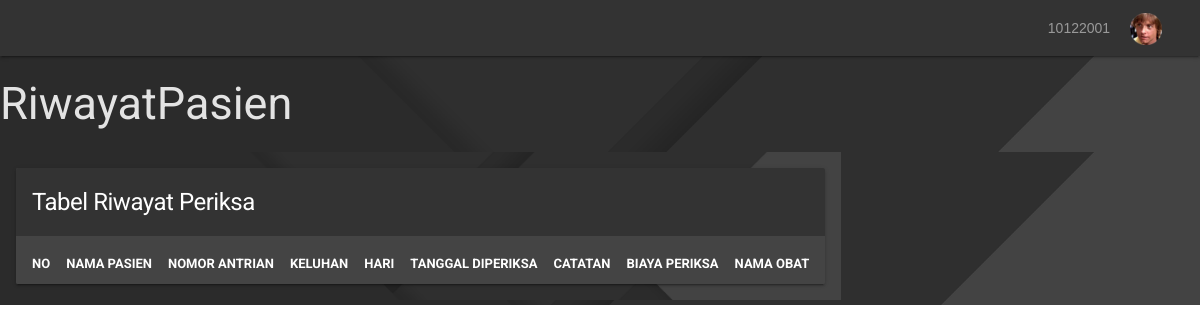
The app's page /dokterdashboard.php?page=riwayatPasien (signed in), older data.
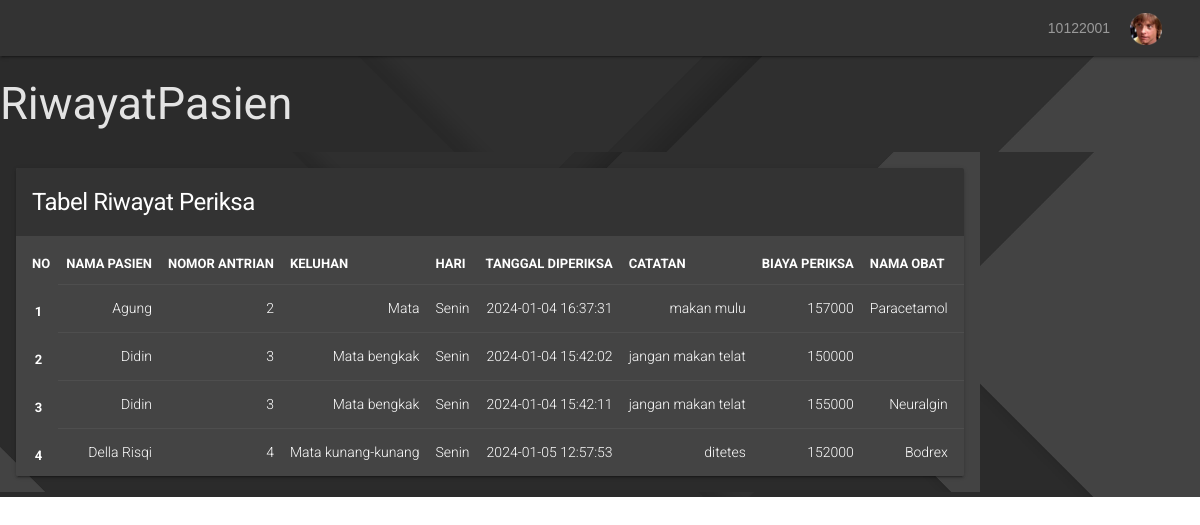
The same page, newer data.
### tables this page shows
CREATE TABLE `daftar_poli` (
  `id` int(11) UNSIGNED NOT NULL,
  `id_pasien` int(11) UNSIGNED NOT NULL,
  `id_jadwal` int(11) UNSIGNED NOT NULL,
  `keluhan` text NOT NULL,
  `no_antrian` int(11) UNSIGNED NOT NULL,
  `tanggal` timestamp NOT NULL DEFAULT current_timestamp() ON UPDATE current_timestamp()
);

CREATE TABLE `pasien` (
  `id` int(11) UNSIGNED NOT NULL,
  `nama` varchar(255) NOT NULL,
  `alamat` varchar(255) NOT NULL,
  `no_ktp` varchar(255) NOT NULL,
  `no_hp` varchar(255) NOT NULL,
  `no_rm` varchar(255) NOT NULL
);

CREATE TABLE `jadwal_periksa` (
  `id` int(11) UNSIGNED NOT NULL,
  `id_dokter` int(11) UNSIGNED NOT NULL,
  `hari` enum('Senin','Selasa','Rabu','Kamis','Jumat','Sabtu') NOT NULL,
  `jam_mulai` time NOT NULL,
  `jam_selesai` time NOT NULL
);

CREATE TABLE `periksa` (
  `id` int(11) UNSIGNED NOT NULL,
  `id_daftar_poli` int(11) UNSIGNED NOT NULL,
  `tgl_periksa` datetime NOT NULL,
  `catatan` text NOT NULL,
  `biaya_periksa` int(11) NOT NULL
);

CREATE TABLE `obat` (
  `id` int(11) UNSIGNED NOT NULL,
  `nama_obat` varchar(50) NOT NULL,
  `kemasan` varchar(35) NOT NULL,
  `harga` int(11) NOT NULL
);

### riwayatPasien.php (the view, shortened to what this page needs)
<main class="mdl-layout__content ">
<div class="mdl-grid ui-tables">
    <div class="mdl-cell mdl-cell--12-col-desktop mdl-cell--12-col-tablet mdl-cell--4-col-phone">
        <div class="mdl-card mdl-shadow--2dp">
            <div class="mdl-card__title">
                <h1 class="mdl-card__title-text">Tabel Riwayat Periksa</h1>
            </div>
            <div class="mdl-card__supporting-text no-padding">
                <table class="mdl-data-table mdl-js-data-table">
                    <thead>
                        <tr>
                            <th class="mdl-data-table__cell--non-numeric">NO</th>
                            <th class="mdl-data-table__cell--non-numeric">NAMA PASIEN</th>
                            <th class="mdl-data-table__cell--non-numeric">NOMOR ANTRIAN</th>
                            <th class="mdl-data-table__cell--non-numeric">KELUHAN</th>
                            <th class="mdl-data-table__cell--non-numeric">HARI</th>
                            <th class="mdl-data-table__cell--non-numeric">TANGGAL DIPERIKSA</th>
                            <th class="mdl-data-table__cell--non-numeric">CATATAN</th>
                            <th class="mdl-data-table__cell--non-numeric">BIAYA PERIKSA</th>
                            <th class="mdl-data-table__cell--non-numeric">NAMA OBAT</th>
                    </thead>
                    <tbody>
                        <?php
                        $id_dokter = $_SESSION['id'];
                        $result = mysqli_query($mysqli, "
                        SELECT daftar_poli.*, pasien.nama AS nama, jadwal_periksa.hari, periksa.tgl_periksa, periksa.catatan, periksa.biaya_periksa, obat.nama_obat AS nama_obat
                        FROM daftar_poli
                        JOIN jadwal_periksa ON daftar_poli.id_jadwal = jadwal_periksa.id
                        JOIN pasien ON daftar_poli.id_pasien = pasien.id
                        LEFT JOIN periksa ON daftar_poli.id = periksa.id_daftar_poli
                        LEFT JOIN detail_periksa ON periksa.id = detail_periksa.id_periksa
                        LEFT JOIN obat ON detail_periksa.id_obat = obat.id
                        WHERE jadwal_periksa.id_dokter = '$id_dokter' AND periksa.id_daftar_poli IS NOT NULL
                        ");
                        $no = 1;
                        while ($data = mysqli_fetch_array($result)) :
                    ?>
                        <tr>
                            <th scope="row"><?php echo $no++ ?></th>
                            <td><?php echo $data['nama'] ?></td>
                            <td><?php echo $data['no_antrian'] ?></td>
                            <td><?php echo $data['keluhan'] ?></td>
                            <td><?php echo $data['hari'] ?></td>
                            <td><?php echo $data['tgl_periksa'] ?></td>
                            <td><?php echo $data['catatan'] ?></td>
                            <td><?php echo $data['biaya_periksa'] ?></td>
                            <td><?php echo $data['nama_obat'] ?></td>
                        </tr>
                        <?php endwhile; ?>
                    </tbody>
                </table>
            </div>
        </div>
    </div>
</div>
</main>

### dokterdashboard.php (shortened to what this page needs)
<!doctype html>
<html lang="en" xmlns="http://www.w3.org/1999/html">
<head>
    <link rel="stylesheet" href="css/lib/getmdl-select.min.css">
    <link rel="stylesheet" href="css/lib/nv.d3.min.css">
    <link rel="stylesheet" href="css/application.min.css">
</head>
<body>
<div class="mdl-layout mdl-js-layout mdl-layout--fixed-drawer mdl-layout--fixed-header is-small-screen">
    <header class="mdl-layout__header">
        <div class="mdl-layout__header-row">
            <?php
                if (isset($_SESSION['nip'])) {
            ?>
            <div class="avatar-dropdown" id="icon">
                <span><?php echo $_SESSION['nip'] ?></span>
                <img src="images/Icon_header.png">
            </div>
            <?php
              }
            ?>
        </div>
    </header>
    <main class="mdl-layout__content">
        <div class="mdl-grid mdl-grid--no-spacing dashboard">
            <div class="mdl-grid mdl-cell mdl-cell--9-col-desktop mdl-cell--12-col-tablet mdl-cell--4-col-phone mdl-cell--top">
                <h2>
                <?php
                                if (isset($_GET['page'])) {
                                    echo ucwords($_GET['page']);
                                } else {
                                    echo "Dashboard";
                                }
                                ?>
                </h2>
            </div>
            <main class="mdl-layout__content ">
            <main role="main" class="container">
                <div class="container-fluid">
                    <?php
                    if (isset($_GET['page'])) {
                        include($_GET['page'] . ".php");
                    } else {
                        echo "<h2>Welcome, Doctor</h2>";
                    }
                    ?>
                </div>
            </main>
</div>
</body>
</html>

Row changes from the older to the newer data that the page shows:
added daftar_poli: id_pasien.nama "Agung", no_antrian "2", keluhan "Mata", id_jadwal.hari "Senin", periksa.tgl_periksa "2024-01-04 16:37:31", periksa.catatan "makan mulu", periksa.biaya_periksa "157000", obat.nama_obat "Paracetamol"
added daftar_poli: id_pasien.nama "Didin", no_antrian "3", keluhan "Mata bengkak", id_jadwal.hari "Senin", periksa.tgl_periksa "2024-01-04 15:42:02", periksa.catatan "jangan makan telat", periksa.biaya_periksa "150000", periksa.tgl_periksa "2024-01-04 15:42:11", periksa.biaya_periksa "155000", obat.nama_obat "Neuralgin"
added daftar_poli: id_pasien.nama "Della Risqi", no_antrian "4", keluhan "Mata kunang-kunang", id_jadwal.hari "Senin", periksa.tgl_periksa "2024-01-05 12:57:53", periksa.catatan "ditetes", periksa.biaya_periksa "152000", obat.nama_obat "Bodrex"
